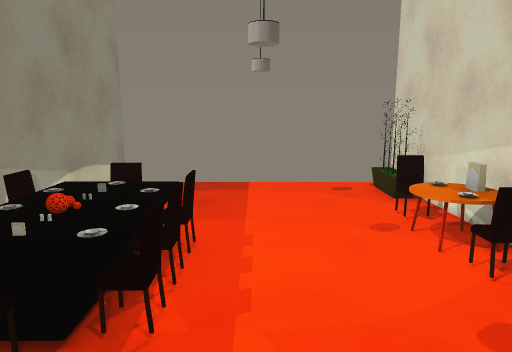
View 1 (above)

12 first-person views from a walk through a scene from a Unity 3-D project. The camera is 1.5 m above the floor, tilts 10° down and sees 70° across. The floor is counted in squares, 0.5 m on a side. Each view is taken from the middle of a square. On the plan, view 1 faces up. The plan holds only what a view shows up to about 20 squares ahead; the rest is blank. Door leaves are left out, so doorways stand open. Surface patterns are stand-ins for the level's own textures.

View 2
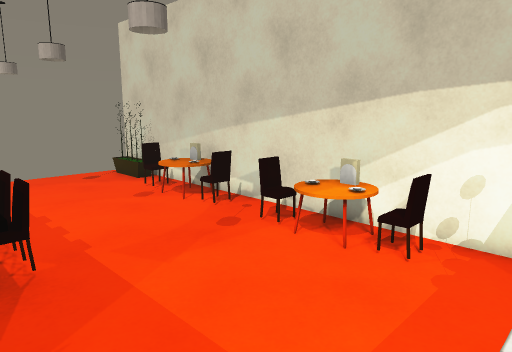

View 3
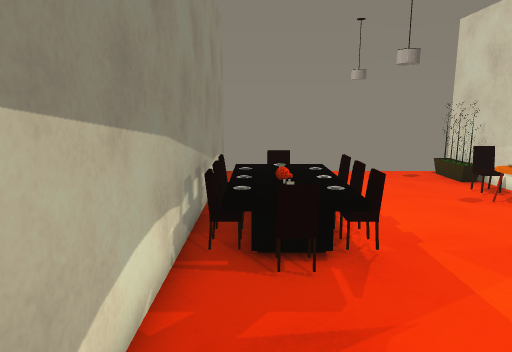

View 4
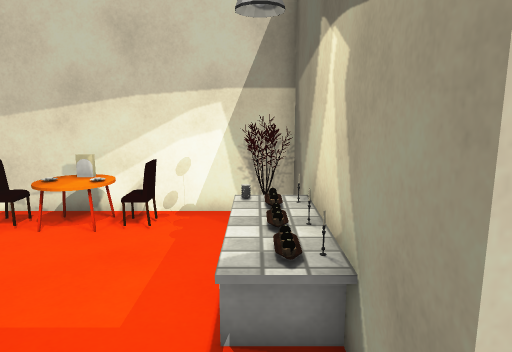

View 5
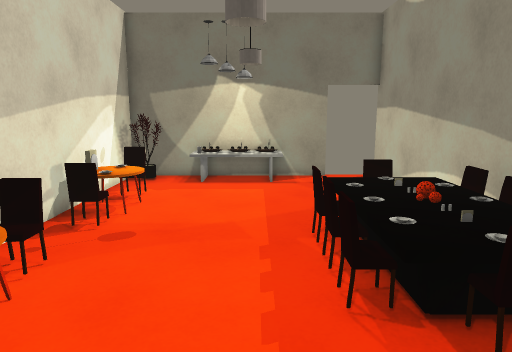

View 6
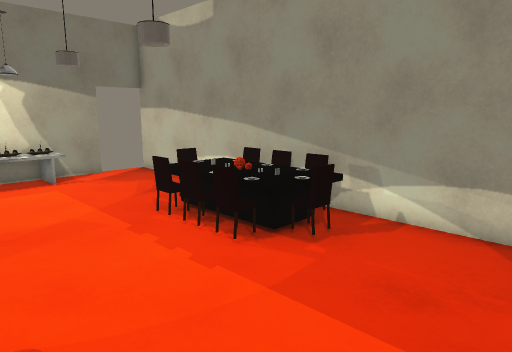

View 7
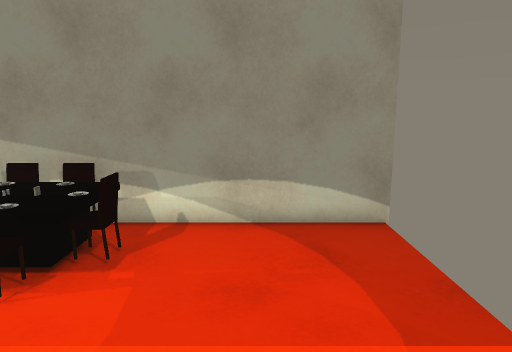

View 8
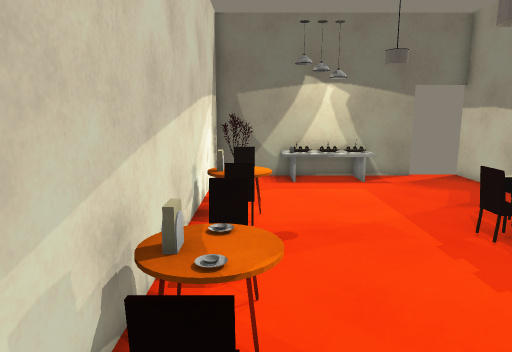

View 9
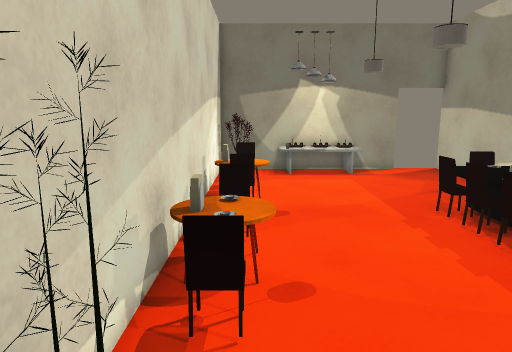

View 10
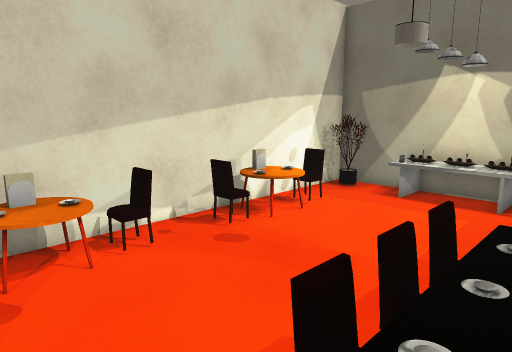

View 11
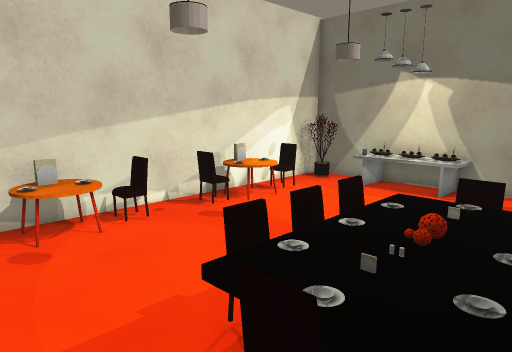

View 12
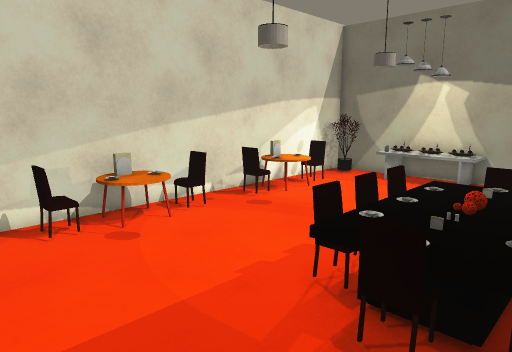

### Floor plan
Points are (right, up) in squares from view 1. A wall is a line through its corners. A room is listed if a view was taken in it or the views show most of it. See-through windows are left out.
Room 1 (views 1, 2, 3, 4, 5, 6, 7, 8, 9, 10, 11, 12)
walls: (4.2, -3) (5, -2.7); (4.5, -2.9) (5.2, -3.2); (4.2, -3.2) (5.1, -3.2); (4.4, -3.3) (4.8, -3.2) (4.8, -2.9) (5, -2.7); (4.8, -3.2) (5.3, -2.9); (2.4, -4.1) (5.8, -4.1) (5.8, 15.8); (4.4, -3.5) (4.6, -3); (4.4, -3.6) (5.2, -3.2); (4.9, -3.4) (5.2, -2.9); (-3.4, -4.1) (-1.4, -4.1); (-5.7, 15.8) (-5.7, -4.4)
ways out: gap at (-4, -4)
objects: table (-5, 4) to (-2, 9); chair (-5, 5); chair (-5, 6); chair (-5, 7) to (-5, 8); chair (-3, 3); chair (-3, 9); other object (-1, -4); candle (-1, -3) to (0, -3); chair (-1, 5); chair (-1, 6); chair (-1, 7) to (-1, 8); other object (0, -4); other object (1, -4); candle (1, -3); other object (2, -4); other object (2, -3); other object (3, -3); chair (4, 0); table (4, 1) to (5, 3); chair (4, 4); chair (4, 6); table (4, 7) to (5, 9); chair (4, 11) to (5, 11); pot (5, 12) to (5, 15)

Positions as (right, up) in squares from view 1, and headings:
1: (0, 0), facing up
2: (-3, -3), facing up-right
3: (-4, -3), facing up
4: (-5, -3), facing right
5: (0, 13), facing down
6: (4, 14), facing down-left
7: (4, 12), facing left
8: (4, 13), facing down
9: (4, 15), facing down
10: (-3, 10), facing down-right
11: (-5, 11), facing down-right
12: (-5, 13), facing down-right
